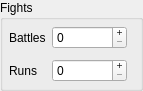
     <widget class="QGroupBox" name="groupBox_12">
      <property name="geometry">
       <rect>
        <x>150</x>
        <y>75</y>
        <width>143</width>
        <height>91</height>
       </rect>
      </property>
      <property name="title">
       <string>Fights</string>
      </property>
      <layout class="QFormLayout" name="formLayout">
       <property name="fieldGrowthPolicy">
        <enum>QFormLayout::ExpandingFieldsGrow</enum>
       </property>
       <property name="horizontalSpacing">
        <number>-1</number>
       </property>
       <property name="verticalSpacing">
        <number>10</number>
       </property>
       <property name="margin">
        <number>6</number>
       </property>
       <item row="0" column="0">
        <widget class="QLabel" name="label_38">
         <property name="text">
          <string>Battles</string>
         </property>
         <property name="buddy">
          <cstring>sb_battles</cstring>
         </property>
        </widget>
       </item>
       <item row="1" column="0">
        <widget class="QLabel" name="label_37">
         <property name="text">
          <string>Runs</string>
         </property>
         <property name="buddy">
          <cstring>sb_runs</cstring>
         </property>
        </widget>
       </item>
       <item row="1" column="1">
        <widget class="QSpinBox" name="sb_runs">
         <property name="minimumSize">
          <size>
           <width>75</width>
           <height>0</height>
          </size>
         </property>
         <property name="alignment">
          <set>Qt::AlignLeading|Qt::AlignLeft|Qt::AlignVCenter</set>
         </property>
         <property name="buttonSymbols">
          <enum>QAbstractSpinBox::PlusMinus</enum>
         </property>
         <property name="accelerated">
          <bool>true</bool>
         </property>
         <property name="correctionMode">
          <enum>QAbstractSpinBox::CorrectToNearestValue</enum>
         </property>
         <property name="maximum">
          <number>65535</number>
         </property>
         <property name="value">
          <number>0</number>
         </property>
        </widget>
       </item>
       <item row="0" column="1">
        <widget class="QSpinBox" name="sb_battles">
         <property name="minimumSize">
          <size>
           <width>75</width>
           <height>0</height>
          </size>
         </property>
         <property name="alignment">
          <set>Qt::AlignLeading|Qt::AlignLeft|Qt::AlignVCenter</set>
         </property>
         <property name="buttonSymbols">
          <enum>QAbstractSpinBox::PlusMinus</enum>
         </property>
         <property name="accelerated">
          <bool>true</bool>
         </property>
         <property name="correctionMode">
          <enum>QAbstractSpinBox::CorrectToNearestValue</enum>
         </property>
         <property name="maximum">
          <number>65535</number>
         </property>
         <property name="value">
          <number>0</number>
         </property>
        </widget>
       </item>
      </layout>
     </widget>
